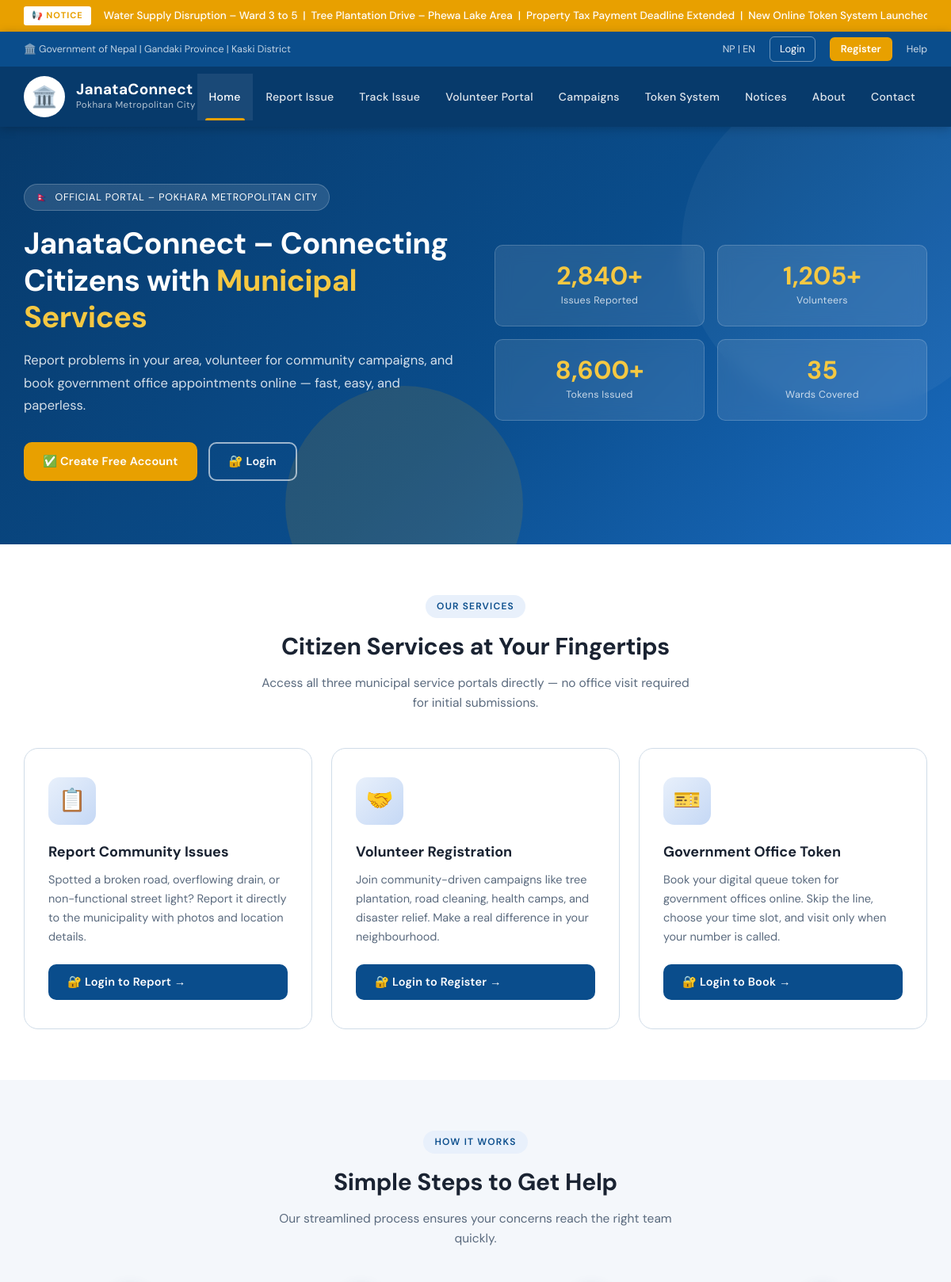
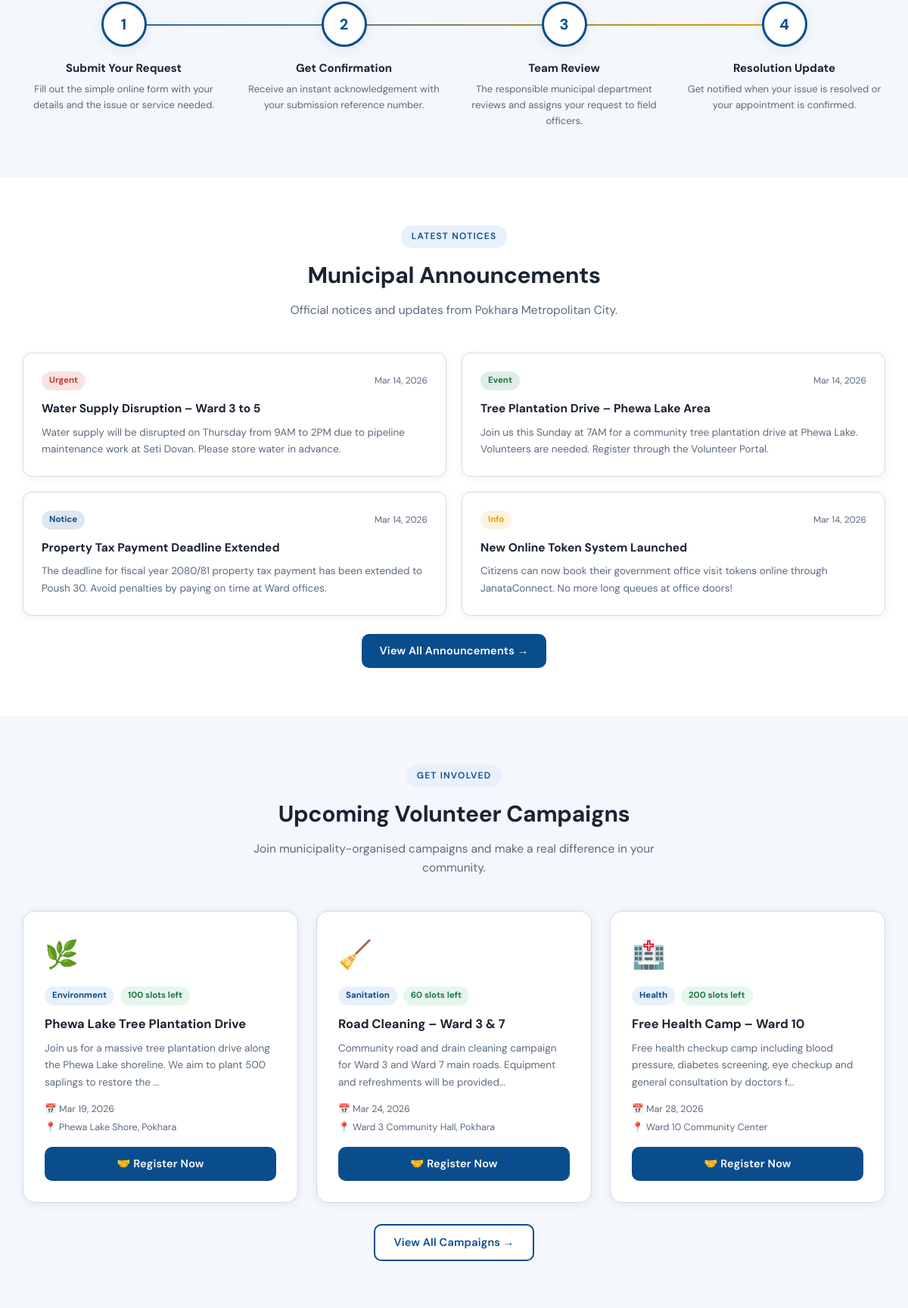
The page / (upper part) on the database its author committed (2 pictures, top to bottom).
### tables this page shows
CREATE TABLE IF NOT EXISTS announcements (
    id INT AUTO_INCREMENT PRIMARY KEY,
    title VARCHAR(250) NOT NULL,
    body TEXT NOT NULL,
    tag VARCHAR(40) DEFAULT 'Notice',
    tag_color VARCHAR(20) DEFAULT '#0a4d8c',
    is_ticker TINYINT(1) DEFAULT 1,
    is_active TINYINT(1) DEFAULT 1,
    created_at TIMESTAMP DEFAULT CURRENT_TIMESTAMP,
    updated_at TIMESTAMP DEFAULT CURRENT_TIMESTAMP ON UPDATE CURRENT_TIMESTAMP
);

CREATE TABLE IF NOT EXISTS campaigns (
    id INT AUTO_INCREMENT PRIMARY KEY,
    title VARCHAR(250) NOT NULL,
    description TEXT NOT NULL,
    location VARCHAR(300),
    campaign_date DATE,
    campaign_time VARCHAR(60),
    organizer VARCHAR(150),
    max_volunteers INT DEFAULT 0,
    image VARCHAR(300),
    category VARCHAR(80),
    status ENUM('Upcoming','Ongoing','Completed','Cancelled') DEFAULT 'Upcoming',
    is_active TINYINT(1) DEFAULT 1,
    created_at TIMESTAMP DEFAULT CURRENT_TIMESTAMP
);

### config/auth.php (called while the page is built, shortened)
<?php
function user_logged_in(): bool {
    return isset($_SESSION['user_id']) && !empty($_SESSION['user_id']);
}
?>

### index.php (the view, shortened to what this page needs)
<?php
require_once 'config/auth.php';
$__home_user = user_logged_in() ? current_user() : null;
include 'includes/header.php';
?>
<section class="hero">
  <div class="container">
    <div class="hero-inner">
      <div class="hero-content">
        <div class="hero-badge">
          <span>🇳🇵</span> Official Portal – Pokhara Metropolitan City
        </div>
        <h1>JanataConnect – Connecting Citizens with <span>Municipal Services</span></h1>
        <p>Report problems in your area, volunteer for community campaigns, and book government office appointments online — fast, easy, and paperless.</p>
        <div class="hero-actions">
          <?php if ($__home_user): ?>
            <a href="my-dashboard.php" class="btn btn-primary">📊 My Dashboard</a>
            <a href="report_issue.php" class="btn btn-outline">📋 Report an Issue</a>
          <?php else: ?>
            <a href="register.php" class="btn btn-primary">✅ Create Free Account</a>
            <a href="login.php" class="btn btn-outline">🔐 Login</a>
          <?php endif; ?>
        </div>
      </div>
      <div class="hero-stats">
        <div class="stat-card">
          <div class="num">2,840+</div>
          <div class="label">Issues Reported</div>
        </div>
        <div class="stat-card">
          <div class="num">1,205+</div>
          <div class="label">Volunteers</div>
        </div>
        <div class="stat-card">
          <div class="num">8,600+</div>
          <div class="label">Tokens Issued</div>
        </div>
        <div class="stat-card">
          <div class="num">35</div>
          <div class="label">Wards Covered</div>
        </div>
      </div>
    </div>
  </div>
</section>
<section class="section section-alt" id="portals">
  <div class="container">
    <div class="section-header">
      <div class="section-tag">Our Services</div>
      <h2>Citizen Services at Your Fingertips</h2>
      <p>Access all three municipal service portals directly — no office visit required for initial submissions.</p>
    </div>
    <div class="cards-grid">
      <div class="portal-card">
        <div class="card-icon">📋</div>
        <h3>Report Community Issues</h3>
        <p>Spotted a broken road, overflowing drain, or non-functional street light? Report it directly to the municipality with photos and location details.</p>
        <?php if ($__home_user): ?>
        <a href="report_issue.php" class="btn btn-blue">Report an Issue →</a>
        <?php else: ?>
        <a href="login.php?redirect=report_issue.php" class="btn btn-blue">🔐 Login to Report →</a>
        <?php endif; ?>
      </div>
      <div class="portal-card">
        <div class="card-icon">🤝</div>
        <h3>Volunteer Registration</h3>
        <p>Join community-driven campaigns like tree plantation, road cleaning, health camps, and disaster relief. Make a real difference in your neighbourhood.</p>
        <?php if ($__home_user): ?>
        <a href="volunteer_register.php" class="btn btn-blue">Register as Volunteer →</a>
        <?php else: ?>
        <a href="login.php?redirect=volunteer_register.php" class="btn btn-blue">🔐 Login to Register →</a>
        <?php endif; ?>
      </div>
      <div class="portal-card">
        <div class="card-icon">🎫</div>
        <h3>Government Office Token</h3>
        <p>Book your digital queue token for government offices online. Skip the line, choose your time slot, and visit only when your number is called.</p>
        <?php if ($__home_user): ?>
        <a href="token_system.php" class="btn btn-blue">Book a Token →</a>
        <?php else: ?>
        <a href="login.php?redirect=token_system.php" class="btn btn-blue">🔐 Login to Book →</a>
        <?php endif; ?>
      </div>
    </div>
  </div>
</section>
<section class="section">
  <div class="container">
    <div class="section-header">
      <div class="section-tag">How It Works</div>
      <h2>Simple Steps to Get Help</h2>
      <p>Our streamlined process ensures your concerns reach the right team quickly.</p>
    </div>
    <div class="steps-grid">
      <div class="step-item">
        <div class="step-num">1</div>
        <h4>Submit Your Request</h4>
        <p>Fill out the simple online form with your details and the issue or service needed.</p>
      </div>
      <div class="step-item">
        <div class="step-num">2</div>
        <h4>Get Confirmation</h4>
        <p>Receive an instant acknowledgement with your submission reference number.</p>
      </div>
      <div class="step-item">
        <div class="step-num">3</div>
        <h4>Team Review</h4>
        <p>The responsible municipal department reviews and assigns your request to field officers.</p>
      </div>
      <div class="step-item">
        <div class="step-num">4</div>
        <h4>Resolution Update</h4>
        <p>Get notified when your issue is resolved or your appointment is confirmed.</p>
      </div>
    </div>
  </div>
</section>
<section class="section section-alt">
  <div class="container">
    <div class="section-header">
      <div class="section-tag">Latest Notices</div>
      <h2>Municipal Announcements</h2>
      <p>Official notices and updates from Pokhara Metropolitan City.</p>
    </div>
    <?php
    $aconn = getDB();
    $notices_res = $aconn->query("SELECT * FROM announcements WHERE is_active=1 ORDER BY created_at DESC LIMIT 4");
    ?>
    <div style="display:grid;grid-template-columns:1fr 1fr;gap:20px;">
      <?php while ($n = $notices_res->fetch_assoc()): ?>
      <div style="background:white;border-radius:12px;padding:24px;box-shadow:0 2px 12px rgba(10,77,140,0.08);border:1.5px solid #d0dce8;">
        <div style="display:flex;justify-content:space-between;align-items:center;margin-bottom:12px;">
          <span style="background:<?= htmlspecialchars($n['tag_color']) ?>22;color:<?= htmlspecialchars($n['tag_color']) ?>;font-size:11.5px;font-weight:700;padding:3px 10px;border-radius:20px;">
            <?= htmlspecialchars($n['tag']) ?>
          </span>
          <span style="font-size:12px;color:#5a6a7e;"><?= date('M j, Y', strtotime($n['created_at'])) ?></span>
        </div>
        <h4 style="font-size:15.5px;font-weight:700;margin-bottom:8px;"><?= htmlspecialchars($n['title']) ?></h4>
        <p style="font-size:13.5px;color:#5a6a7e;line-height:1.65;"><?= htmlspecialchars(substr($n['body'],0,160)) ?><?= strlen($n['body'])>160 ? '...' : '' ?></p>
      </div>
      <?php endwhile; $aconn->close(); ?>
    </div>
    <div style="text-align:center;margin-top:24px;">
      <a href="announcements.php" class="btn btn-blue">View All Announcements &#8594;</a>
    </div>
  </div>
</section>
<?php
$cconn = getDB();
$camp_res = $cconn->query("SELECT c.*, (SELECT COUNT(*) FROM campaign_registrations cr WHERE cr.campaign_id=c.id) as reg_count FROM campaigns c WHERE c.status IN ('Upcoming','Ongoing') AND c.is_active=1 ORDER BY c.campaign_date ASC LIMIT 3");
$cat_icons2 = ['Environment'=>'🌿','Sanitation'=>'🧹','Health'=>'🏥','Disaster Relief'=>'🆘','Education'=>'📚','Infrastructure'=>'🏗️','Social Work'=>'🤝'];
if ($camp_res && $camp_res->num_rows > 0): ?>
<section class="section">
  <div class="container">
    <div class="section-header">
      <div class="section-tag">Get Involved</div>
      <h2>Upcoming Volunteer Campaigns</h2>
      <p>Join municipality-organised campaigns and make a real difference in your community.</p>
    </div>
    <div class="cards-grid">
      <?php while ($c = $camp_res->fetch_assoc()):
        $icon = $cat_icons2[$c['category']] ?? '📌';
        $slots = $c['max_volunteers']>0 ? $c['max_volunteers'] - $c['reg_count'] : null;
        $full  = $slots !== null && $slots <= 0;
      ?>
      <div style="background:white;border-radius:16px;padding:28px;border:1.5px solid #d0dce8;box-shadow:0 2px 12px rgba(10,77,140,0.07);display:flex;flex-direction:column;">
        <div style="font-size:36px;margin-bottom:14px;"><?= $icon ?></div>
        <div style="display:flex;gap:8px;margin-bottom:12px;flex-wrap:wrap;">
          <span style="background:#e8f0fb;color:#0a4d8c;font-size:11.5px;font-weight:700;padding:3px 10px;border-radius:20px;"><?= htmlspecialchars($c['category']) ?></span>
          <?php if ($slots !== null): ?>
          <span style="background:<?= $full?'#fde8e6':'#e6f6ed' ?>;color:<?= $full?'#c0392b':'#1a7a4a' ?>;font-size:11.5px;font-weight:700;padding:3px 10px;border-radius:20px;">
            <?= $full ? 'Full' : $slots.' slots left' ?>
          </span>
          <?php endif; ?>
        </div>
        <h3 style="font-size:16.5px;font-weight:700;margin-bottom:8px;color:#1a2332;"><?= htmlspecialchars($c['title']) ?></h3>
        <p style="font-size:13.5px;color:#5a6a7e;line-height:1.65;flex:1;margin-bottom:14px;"><?= htmlspecialchars(substr($c['description'],0,120)) ?>...</p>
        <div style="font-size:12.5px;color:#5a6a7e;margin-bottom:16px;">
          <?php if ($c['campaign_date']): ?><div>📅 <?= date('M j, Y', strtotime($c['campaign_date'])) ?></div><?php endif; ?>
          <?php if ($c['location']): ?><div style="margin-top:4px;">📍 <?= htmlspecialchars(substr($c['location'],0,45)) ?></div><?php endif; ?>
        </div>
        <?php if (!$full): ?>
        <a href="campaign_register.php?id=<?= $c['id'] ?>" class="btn btn-blue" style="justify-content:center;">🤝 Register Now</a>
        <?php else: ?>
        <span class="btn" style="background:#f4f7fb;color:#5a6a7e;border:1.5px solid #d0dce8;justify-content:center;cursor:not-allowed;">Registration Full</span>
        <?php endif; ?>
      </div>
      <?php endwhile; $cconn->close(); ?>
    </div>
    <div style="text-align:center;margin-top:28px;">
      <a href="campaigns.php" class="btn btn-outline" style="border-color:#0a4d8c;color:#0a4d8c;background:white;">View All Campaigns &#8594;</a>
    </div>
  </div>
</section>
<?php endif; ?>
<?php include 'includes/footer.php'; ?>

### rows shown on the page
announcements: tag "Urgent", created_at "Mar 14, 2026", title "Water Supply Disruption – Ward 3 to 5", body "Water supply will be disrupted on Thursday from 9AM to 2PM due to pipeline maintenance work at Seti Dovan. Please store water in advance."
announcements: tag "Event", created_at "Mar 14, 2026", title "Tree Plantation Drive – Phewa Lake Area", body "Join us this Sunday at 7AM for a community tree plantation drive at Phewa Lake. Volunteers are needed. Register through the Volunteer Portal."
announcements: tag "Notice", created_at "Mar 14, 2026", title "Property Tax Payment Deadline Extended", body "The deadline for fiscal year 2080/81 property tax payment has been extended to Poush 30. Avoid penalties by paying on time at Ward offices."
announcements: tag "Info", created_at "Mar 14, 2026", title "New Online Token System Launched", body "Citizens can now book their government office visit tokens online through JanataConnect. No more long queues at office doors!"
campaigns: category "🌿", category "Environment", max_volunteers "100", title "Phewa Lake Tree Plantation Drive", description "Join us for a massive tree plantation drive along the Phewa Lake shoreline. We aim to plant 500 saplings to restore the", campaign_date "Mar 19, 2026", location "Phewa Lake Shore, Pokhara"
campaigns: category "🧹", category "Sanitation", max_volunteers "60", title "Road Cleaning – Ward 3 & 7", description "Community road and drain cleaning campaign for Ward 3 and Ward 7 main roads. Equipment and refreshments will be provided", campaign_date "Mar 24, 2026", location "Ward 3 Community Hall, Pokhara"
campaigns: category "🏥", category "Health", max_volunteers "200", title "Free Health Camp – Ward 10", description "Free health checkup camp including blood pressure, diabetes screening, eye checkup and general consultation by doctors f", campaign_date "Mar 28, 2026", location "Ward 10 Community Center"

### other values the page prints
$_ticker_text "Water Supply Disruption – Ward 3 to 5 | Tree Plantation Drive – Phewa Lake Area | Property Tax Payment Deadline Extended | New Online Token System…"
